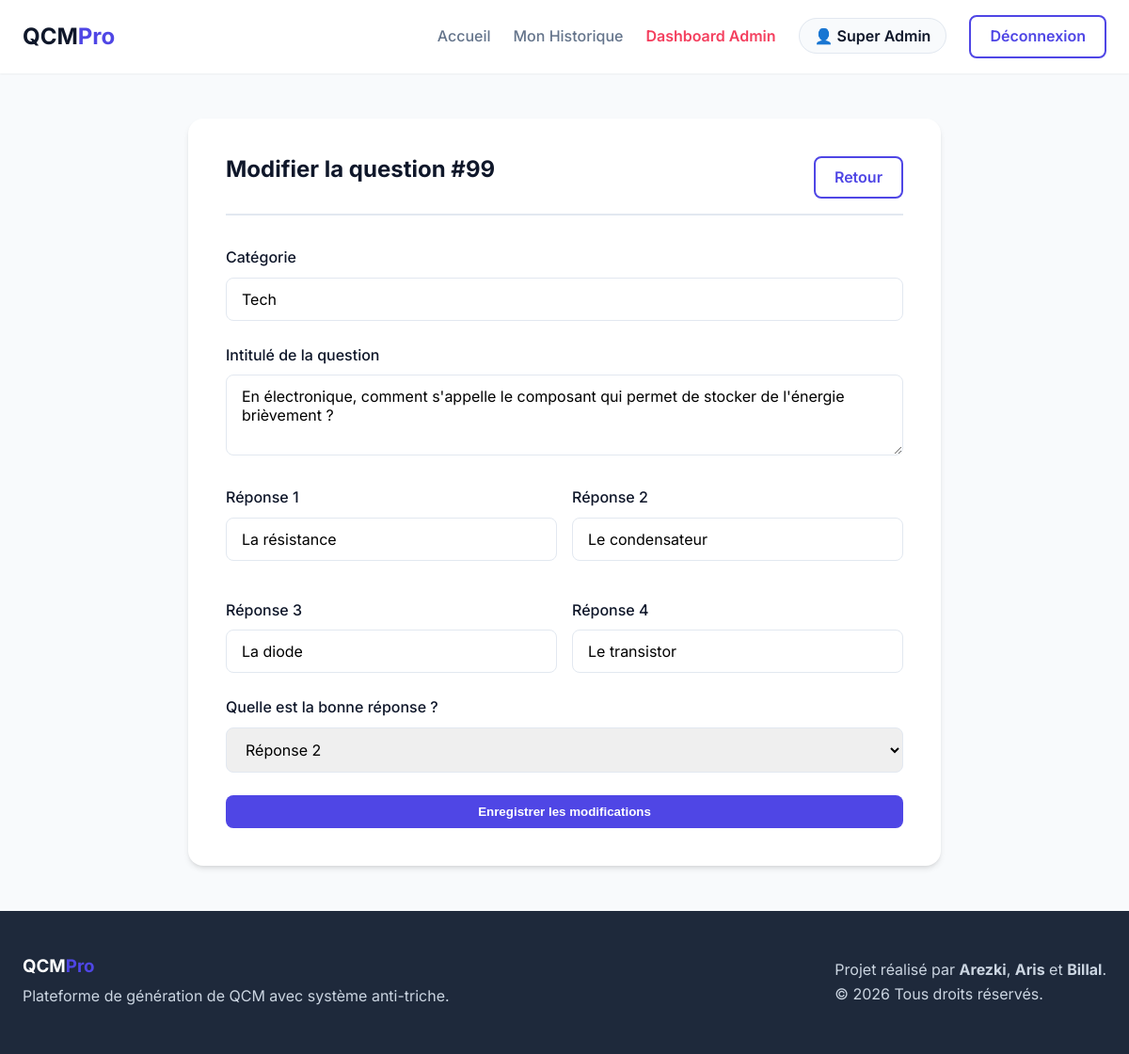
Screenshot of /admin/question_edit.php?id=99 (signed in) with the database file from the repository.
### tables this page shows
CREATE TABLE IF NOT EXISTS questions (
    id INT PRIMARY KEY AUTO_INCREMENT,
    question TEXT NOT NULL,
    reponse1 VARCHAR(255) NOT NULL,
    reponse2 VARCHAR(255) NOT NULL,
    reponse3 VARCHAR(255) NOT NULL,
    reponse4 VARCHAR(255) NOT NULL,
    bonne_reponse INT NOT NULL,
    categorie VARCHAR(255) DEFAULT 'Général'
);

### admin/question_edit.php (the view, shortened to what this page needs)
<?php
require_once '../commun/includes/db.php';
$id = (int)$_GET['id'];
$result = mysqli_query($conn, "SELECT * FROM questions WHERE id = $id");
$question_data = mysqli_fetch_assoc($result);
require_once '../commun/includes/header.php';
?>
<div class="container">
    <div class="form-container max-w-800">
        <div class="qcm-header">
            <h2>Modifier la question #<?php echo $id; ?></h2>
            <a href="questions.php" class="btn btn-outline">Retour</a>
        </div>
        <form method="POST" action="">
            <div class="form-group">
                <label for="categorie">Catégorie</label>
                <input type="text" id="categorie" name="categorie" class="form-control" value="<?php echo htmlspecialchars($_POST['categorie'] ?? $question_data['categorie']); ?>" required>
            </div>
            <div class="form-group">
                <label for="question">Intitulé de la question</label>
                <textarea id="question" name="question" class="form-control" rows="3" required><?php echo htmlspecialchars($_POST['question'] ?? $question_data['question']); ?></textarea>
            </div>
            <div class="grid-2">
                <div class="form-group">
                    <label for="reponse1">Réponse 1</label>
                    <input type="text" id="reponse1" name="reponse1" class="form-control" value="<?php echo htmlspecialchars($_POST['reponse1'] ?? $question_data['reponse1']); ?>" required>
                </div>
                <div class="form-group">
                    <label for="reponse2">Réponse 2</label>
                    <input type="text" id="reponse2" name="reponse2" class="form-control" value="<?php echo htmlspecialchars($_POST['reponse2'] ?? $question_data['reponse2']); ?>" required>
                </div>
                <div class="form-group">
                    <label for="reponse3">Réponse 3</label>
                    <input type="text" id="reponse3" name="reponse3" class="form-control" value="<?php echo htmlspecialchars($_POST['reponse3'] ?? $question_data['reponse3']); ?>" required>
                </div>
                <div class="form-group">
                    <label for="reponse4">Réponse 4</label>
                    <input type="text" id="reponse4" name="reponse4" class="form-control" value="<?php echo htmlspecialchars($_POST['reponse4'] ?? $question_data['reponse4']); ?>" required>
                </div>
            </div>
            <div class="form-group">
                <label for="bonne_reponse">Quelle est la bonne réponse ?</label>
                <?php $br = isset($_POST['bonne_reponse']) ? $_POST['bonne_reponse'] : $question_data['bonne_reponse']; ?>
                <select id="bonne_reponse" name="bonne_reponse" class="form-control" required>
                    <option value="2" <?php echo $br == 2 ? 'selected' : ''; ?>>Réponse 2</option>
                </select>
            </div>
            <button type="submit" class="btn btn-primary btn-w100">Enregistrer les modifications</button>
        </form>
    </div>
</div>
<?php require_once '../commun/footer.php'; ?>

### commun/assets/css/style.css (style rules this page uses)
:root { --primary-color: #4f46e5; --primary-hover: #4338ca; --secondary-color: #0ea5e9; --accent-color: #f43f5e; --success-color: #10b981; --danger-color: #ef4444; --bg-color: #f8fafc; --card-bg: #ffffff; --text-main: #0f172a; --text-muted: #64748b; --border-color: #e2e8f0; --radius-md: 0.5rem; --radius-lg: 1rem; --shadow-sm: 0 1px 2px 0 rgb(0 0 0 / 0.05); --shadow-md: 0 4px 6px -1px rgb(0 0 0 / 0.1), 0 2px 4px -2px rgb(0 0 0 / 0.1); --shadow-lg: 0 10px 15px -3px rgb(0 0 0 / 0.1), 0 4px 6px -4px rgb(0 0 0 / 0.1); }
* { margin: 0; padding: 0; box-sizing: border-box; }
body { font-family: 'Inter', -apple-system, BlinkMacSystemFont, 'Segoe UI', Roboto, Helvetica, Arial, sans-serif; background-color: var(--bg-color); color: var(--text-main); line-height: 1.6; display: flex; flex-direction: column; min-height: 100vh; }
.container { width: 100%; max-width: 1200px; margin: 0 auto; padding: 0 1.5rem; }
h1, h2, h3, h4 { font-weight: 700; line-height: 1.2; margin-bottom: 1rem; }
a { color: var(--primary-color); text-decoration: none; transition: color 0.2s; }
.btn { display: inline-block; padding: 0.5rem 1.25rem; border-radius: var(--radius-md); font-weight: 600; text-align: center; cursor: pointer; transition: all 0.2s ease; border: 2px solid transparent; }
.btn-primary { background-color: var(--primary-color); color: white !important; }
.btn-outline { background-color: transparent; border-color: var(--primary-color); color: var(--primary-color) !important; }
.form-container { max-width: 500px; margin: 0 auto; background-color: var(--card-bg); padding: 2.5rem; border-radius: var(--radius-lg); box-shadow: var(--shadow-md); }
.form-group { margin-bottom: 1.5rem; }
.form-group label { display: block; font-weight: 500; margin-bottom: 0.5rem; color: var(--text-main); }
.form-control { width: 100%; padding: 0.75rem 1rem; border: 1px solid var(--border-color); border-radius: var(--radius-md); font-size: 1rem; font-family: inherit; transition: border-color 0.2s, box-shadow 0.2s; }
.qcm-header { display: flex; justify-content: space-between; align-items: center; margin-bottom: 2rem; padding-bottom: 1rem; border-bottom: 2px solid var(--border-color); }
.max-w-800 { max-width: 800px; }
.grid-2 { display: grid; grid-template-columns: 1fr 1fr; gap: 1rem; }
.btn-w100 { width: 100%; }

### rows the page displays
questions: categorie "Tech", question "En électronique, comment s'appelle le composant qui permet de stocker de l'énergie brièvement ?", reponse1 "La résistance", reponse2 "Le condensateur", reponse3 "La diode", reponse4 "Le transistor", bonne_reponse "Réponse 2"

### other values shown
$_SESSION['prenom'] . ' ' . $_SESSION['nom'] "Super Admin"
$id "99"
